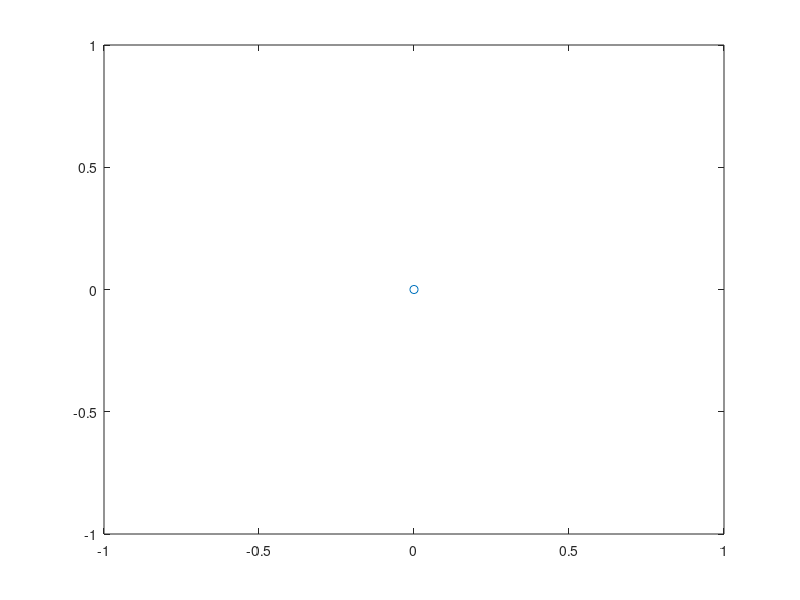

Source code (MATLAB): (Note: this script raises an error after producing the figure.)
clear

N = 1000;

x = NaN([N + 1, 1]);
y = NaN([N + 1, 1]);

x(1) = 0;
y(1) = 0;

p1 = plot(x, y, '-o');

hold on

p2 = plot(x(1), x(2), 'o');
p2.MarkerFaceColor = p2.Color;

hold off

for i = 1:N

    step = rand;

    if step < 1/4
        x(i+1) = x(i) + 1;
        y(i+1) = y(i);

    elseif step < 2/4
        x(i+1) = x(i) - 1;
        y(i+1) = y(i);

    elseif step < 3/4
        x(i+1) = x(i);
        y(i+1) = y(i) + 1;
    else
        x(i+1) = x(i);
        y(i+1) = y(i) - 1;
    end

    p1.XData(i+1) = x(i+1);
    p1.YData(i+1) = y(i+1);

    p2.XData(1) = x(i+1);
    p2.YData(1) = y(i+1);

    pause(0.1)

end

hold off
